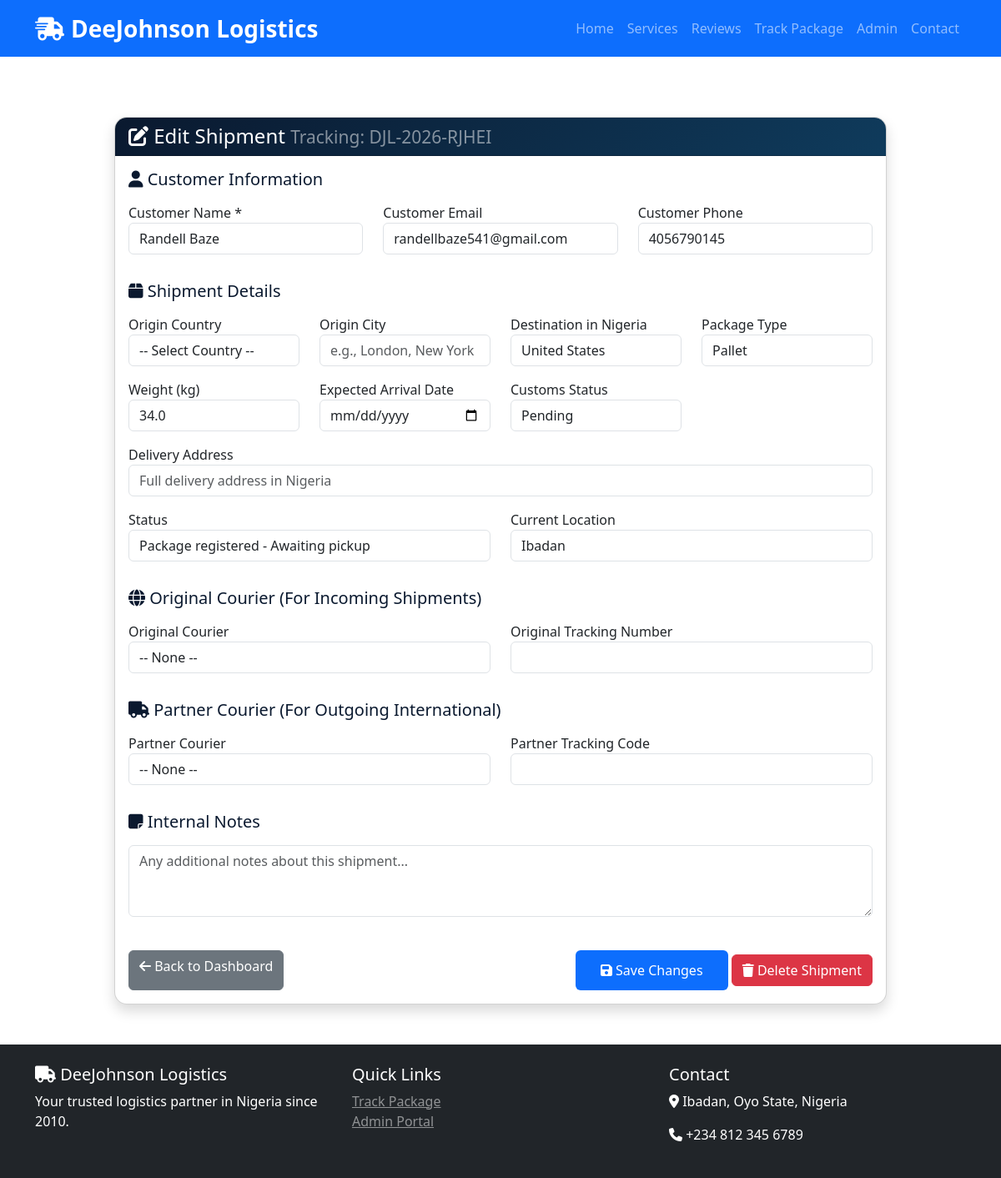
The app's page /admin/shipment/edit/13 (signed in), older data.
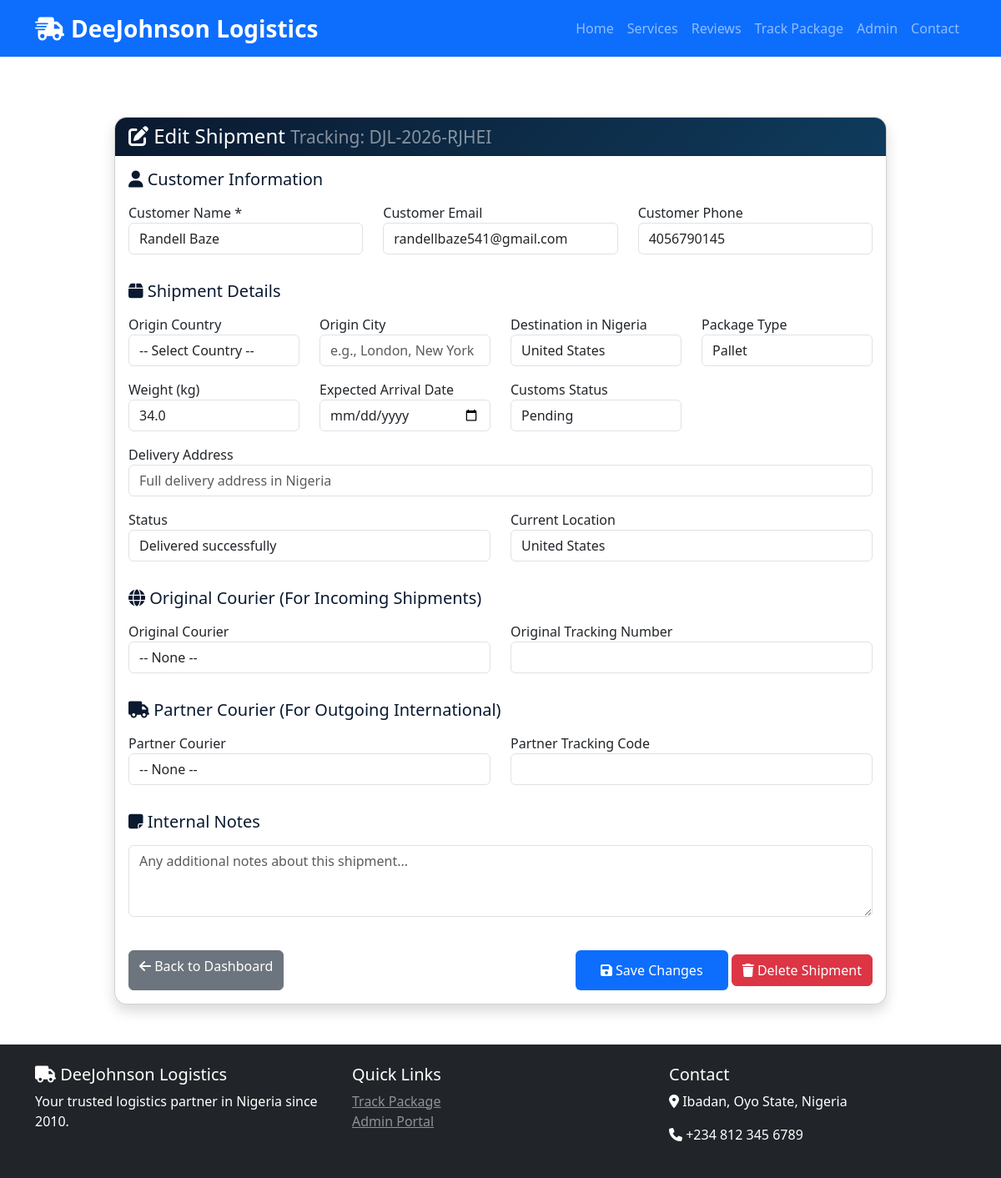
The same page, newer data.
### app.py (models this page shows)
class Shipment(db.Model):
    id = db.Column(db.Integer, primary_key=True)
    tracking_code = db.Column(db.String(20), unique=True, nullable=False)
    customer_name = db.Column(db.String(100))
    customer_email = db.Column(db.String(100))
    customer_phone = db.Column(db.String(20))
    origin = db.Column(db.String(100))
    destination = db.Column(db.String(100))
    package_type = db.Column(db.String(50))
    package_weight = db.Column(db.Float, default=0)
    status = db.Column(db.String(200))
    current_location = db.Column(db.String(100))
    last_update = db.Column(db.DateTime, default=datetime.now(timezone.utc))
    partner_courier = db.Column(db.String(50))
    partner_tracking = db.Column(db.String(50))
    notes = db.Column(db.Text)
    notification_sent = db.Column(db.Boolean, default=False)
    shipment_direction = db.Column(db.String(20), default='outgoing')
    origin_country = db.Column(db.String(50))
    origin_city = db.Column(db.String(100))
    partner_courier_original = db.Column(db.String(50))
    partner_tracking_original = db.Column(db.String(50))
    expected_arrival_date = db.Column(db.String(100))
    customs_status = db.Column(db.String(50), default='pending')
    delivery_address = db.Column(db.String(200))

### app.py (the view, shortened to what this page needs)
@app.route('/admin/shipment/edit/<int:shipment_id>', methods=['GET', 'POST'])
@login_required
def admin_edit_shipment(shipment_id):
    shipment = Shipment.query.get_or_404(shipment_id)
    return render_template('admin_edit_shipment.html', shipment=shipment)

### app.py (called while the page is built)
def login_required(f):
    @wraps(f)
    def decorated_function(*args, **kwargs):
        if 'admin_logged_in' not in session:
            flash('Please login to access the admin panel', 'warning')
            return redirect(url_for('admin_login'))
        return f(*args, **kwargs)
    return decorated_function

### templates/admin_edit_shipment.html (shortened to what this page needs)
{% extends "base.html" %}
{% block content %}
<div class="container mt-5 pt-4">
    <div class="row justify-content-center">
        <div class="col-lg-10">
            <div class="card shadow">
                <div class="card-header" style="background: linear-gradient(135deg, #0A192F, #0F3B5C); color: white;">
                    <h4 class="mb-0">
                        <i class="fas fa-edit"></i> Edit Shipment
                        <small class="text-white-50">Tracking: {{ shipment.tracking_code }}</small>
                    </h4>
                </div>
                <div class="card-body">
                    <form method="POST">
                        <div class="row">
                            <div class="col-12">
                                <h5 class="mb-3" style="color: #0A192F;">
                                    <i class="fas fa-user"></i> Customer Information
                                </h5>
                            </div>
                            <div class="col-md-4 mb-3">
                                <label>Customer Name *</label>
                                <input type="text" name="customer_name" class="form-control" value="{{ shipment.customer_name }}" required>
                            </div>
                            <div class="col-md-4 mb-3">
                                <label>Customer Email</label>
                                <input type="email" name="customer_email" class="form-control" value="{{ shipment.customer_email or '' }}">
                            </div>
                            <div class="col-md-4 mb-3">
                                <label>Customer Phone</label>
                                <input type="text" name="customer_phone" class="form-control" value="{{ shipment.customer_phone or '' }}">
                            </div>
                            <div class="col-12 mt-3">
                                <h5 class="mb-3" style="color: #0A192F;">
                                    <i class="fas fa-box"></i> Shipment Details
                                </h5>
                            </div>
                            <div class="col-md-3 mb-3">
                                <label>Origin Country</label>
                                <select name="origin_country" class="form-control">
                                    <option value="">-- Select Country --</option>
                                </select>
                            </div>
                            <div class="col-md-3 mb-3">
                                <label>Origin City</label>
                                <input type="text" name="origin_city" class="form-control" value="{{ shipment.origin_city or '' }}" placeholder="e.g., London, New York">
                            </div>
                            <div class="col-md-3 mb-3">
                                <label>Destination in Nigeria</label>
                                <input type="text" name="destination" class="form-control" value="{{ shipment.destination or '' }}" placeholder="e.g., Lagos, Ibadan">
                            </div>
                            <div class="col-md-3 mb-3">
                                <label>Package Type</label>
                                <select name="package_type" class="form-control">
                                    <option {% if shipment.package_type == 'Pallet' %}selected{% endif %}>Pallet</option>
                                </select>
                            </div>
                            <div class="col-md-3 mb-3">
                                <label>Weight (kg)</label>
                                <input type="number" name="package_weight" class="form-control" step="0.1" value="{{ shipment.package_weight }}">
                            </div>
                            <div class="col-md-3 mb-3">
                                <label>Expected Arrival Date</label>
                                <input type="date" name="expected_arrival_date" class="form-control" value="{{ shipment.expected_arrival_date or '' }}">
                            </div>
                            <div class="col-md-3 mb-3">
                                <label>Customs Status</label>
                                <select name="customs_status" class="form-control">
                                    <option value="pending" {% if shipment.customs_status == 'pending' %}selected{% endif %}>Pending</option>
                                </select>
                            </div>
                            <div class="col-md-12 mb-3">
                                <label>Delivery Address</label>
                                <input type="text" name="delivery_address" class="form-control" value="{{ shipment.delivery_address or '' }}" placeholder="Full delivery address in Nigeria">
                            </div>
                            <div class="col-md-6 mb-3">
                                <label>Status</label>
                                <select name="status" class="form-control" required>
                                    <option value="Package registered - Awaiting pickup" {% if shipment.status == 'Package registered - Awaiting pickup' %}selected{% endif %}>Package registered - Awaiting pickup</option>
                                    <option value="Delivered successfully" {% if shipment.status == 'Delivered successfully' %}selected{% endif %}>Delivered successfully</option>
                                </select>
                            </div>
                            <div class="col-md-6 mb-3">
                                <label>Current Location</label>
                                <input type="text" name="current_location" class="form-control" value="{{ shipment.current_location or '' }}">
                            </div>
                            <div class="col-12 mt-3">
                                <h5 class="mb-3" style="color: #0A192F;">
                                    <i class="fas fa-globe"></i> Original Courier (For Incoming Shipments)
                                </h5>
                            </div>
                            <div class="col-md-6 mb-3">
                                <label>Original Courier</label>
                                <select name="partner_courier_original" class="form-control">
                                    <option value="">-- None --</option>
                                </select>
                            </div>
                            <div class="col-md-6 mb-3">
                                <label>Original Tracking Number</label>
                                <input type="text" name="partner_tracking_original" class="form-control" value="{{ shipment.partner_tracking_original or '' }}">
                            </div>
                            <div class="col-12 mt-3">
                                <h5 class="mb-3" style="color: #0A192F;">
                                    <i class="fas fa-truck"></i> Partner Courier (For Outgoing International)
                                </h5>
                            </div>
                            <div class="col-md-6 mb-3">
                                <label>Partner Courier</label>
                                <select name="partner_courier" class="form-control">
                                    <option value="">-- None --</option>
                                </select>
                            </div>
                            <div class="col-md-6 mb-3">
                                <label>Partner Tracking Code</label>
                                <input type="text" name="partner_tracking" class="form-control" value="{{ shipment.partner_tracking or '' }}">
                            </div>
                            <div class="col-12 mt-3">
                                <h5 class="mb-3" style="color: #0A192F;">
                                    <i class="fas fa-sticky-note"></i> Internal Notes
                                </h5>
                            </div>
                            <div class="col-12 mb-3">
                                <textarea name="notes" rows="3" class="form-control" placeholder="Any additional notes about this shipment...">{{ shipment.notes or '' }}</textarea>
                            </div>
                        </div>
                        <div class="d-flex justify-content-between mt-4">
                            <a href="{{ url_for('admin') }}" class="btn btn-secondary">
                                <i class="fas fa-arrow-left"></i> Back to Dashboard
                            </a>
                            <div>
                                <button type="submit" class="btn btn-primary">
                                    <i class="fas fa-save"></i> Save Changes
                                </button>
                                <button type="button" class="btn btn-danger" onclick="confirmDelete()">
                                    <i class="fas fa-trash"></i> Delete Shipment
                                </button>
                            </div>
                        </div>
                    </form>
                </div>
            </div>
        </div>
    </div>
</div>
{% endblock %}

### templates/base.html (shortened to what this page needs)
<!DOCTYPE html>
<html lang="en">
<head>
    <link href="https://cdn.jsdelivr.net/npm/bootstrap@5.3.0/dist/css/bootstrap.min.css" rel="stylesheet">
    <link rel="stylesheet" href="https://cdnjs.cloudflare.com/ajax/libs/font-awesome/6.4.0/css/all.min.css">
    <link rel="stylesheet" href="{{ url_for('static', filename='css/style.css') }}">
</head>
<body>
    <nav class="navbar navbar-expand-lg navbar-dark bg-primary sticky-top">
        <div class="container">
            <a class="navbar-brand fw-bold fs-3" href="/">
                <i class="fas fa-shipping-fast me-2"></i>DeeJohnson Logistics
            </a>
            <div class="collapse navbar-collapse" id="navbarNav">
                <ul class="navbar-nav ms-auto">
                    <li class="nav-item"><a class="nav-link" href="/">Home</a></li>
                    <li class="nav-item"><a class="nav-link" href="/#services">Services</a></li>
                    <li class="nav-item"><a class="nav-link" href="/#reviews">Reviews</a></li>
                    <li class="nav-item"><a class="nav-link" href="/track">Track Package</a></li>
                    <li class="nav-item"><a class="nav-link" href="/admin">Admin</a></li>
                    <li class="nav-item"><a class="nav-link" href="/#contact">Contact</a></li>
                </ul>
            </div>
        </div>
    </nav>
    {% block content %}{% endblock %}
    <footer class="bg-dark text-white py-4 mt-5">
        <div class="container">
            <div class="row">
                <div class="col-md-4">
                    <h5><i class="fas fa-truck"></i> DeeJohnson Logistics</h5>
                    <p>Your trusted logistics partner in Nigeria since 2010.</p>
                </div>
                <div class="col-md-4">
                    <h5>Quick Links</h5>
                    <ul class="list-unstyled">
                        <li><a href="/track" class="text-white-50">Track Package</a></li>
                        <li><a href="/admin" class="text-white-50">Admin Portal</a></li>
                    </ul>
                </div>
                <div class="col-md-4">
                    <h5>Contact</h5>
                    <p><i class="fas fa-map-marker-alt"></i> Ibadan, Oyo State, Nigeria</p>
                    <p><i class="fas fa-phone"></i> +234 812 345 6789</p>
                </div>
            </div>
        </div>
    </footer>
</body>
</html>

### static/css/style.css (style rules this page uses)
:root { --primary-blue: #0d6efd; --dark-blue: #0a58ca; }
body { font-family: 'Segoe UI', Tahoma, Geneva, Verdana, sans-serif; }
.navbar-brand { font-weight: 700; font-size: 1.5rem; }
.btn-primary { background-color: var(--primary-blue); border: none; padding: 12px 30px; }
.card { border-radius: 15px; overflow: hidden; }
.card { transition: transform 0.3s; }

Row changes from the older to the newer data that the page shows:
changed Shipment "Randell Baze": status "Package registered - Awaiting pickup" → "Delivered successfully"; current_location "Ibadan" → "United States"
